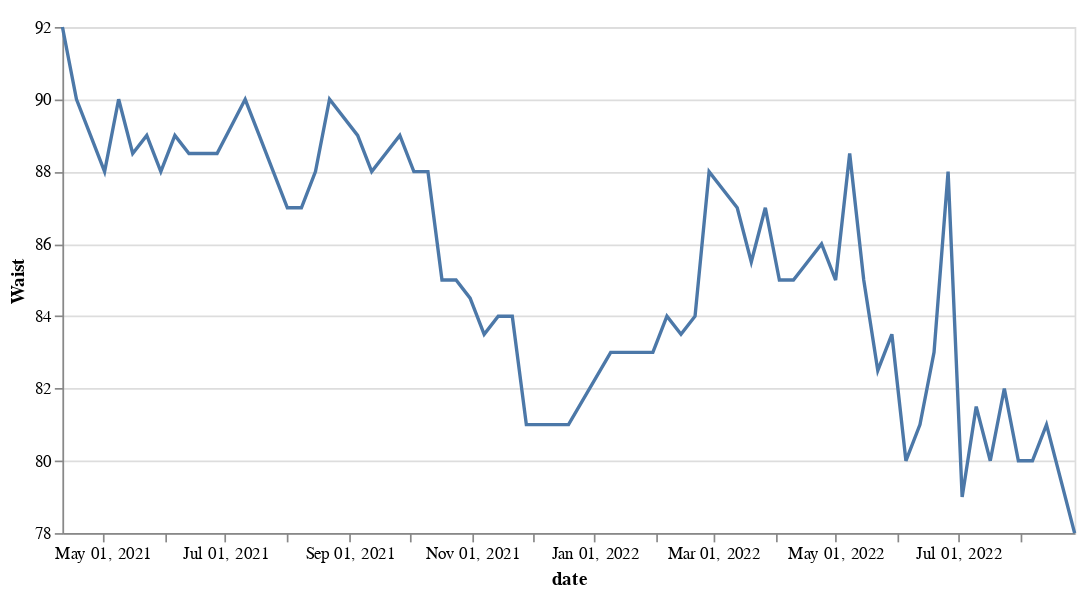

The notebook cell saved with this chart:
### Code cell
# Waist (lower is better)
chart = single.make_chart_with_hover_tool_tip(10)

chart

### Figure 1 — Vega-Lite specification as saved in the notebook (floating-point values rounded to 4 significant figures)
{"$schema": "https://vega.github.io/schema/vega-lite/v4.17.0.json", "config": {"view": {"continuousHeight": 300, "continuousWidth": 400}}, "data": {"name": "data-288610555ccefba1966a945b995354a2"}, "datasets": {"data-288610555ccefba1966a945b995354a2": [{"Waist": 92, "date": "2021-04-11T00:00:00"}, {"Waist": 90, "date": "2021-04-18T00:00:00"}, {"Waist": 89, "date": "2021-04-25T00:00:00"}, {"Waist": 88, "date": "2021-05-02T00:00:00"}, {"Waist": 90, "date": "2021-05-09T00:00:00"}, {"Waist": 88.5, "date": "2021-05-16T00:00:00"}, {"Waist": 89, "date": "2021-05-23T00:00:00"}, {"Waist": 88, "date": "2021-05-30T00:00:00"}, {"Waist": 89, "date": "2021-06-06T00:00:00"}, {"Waist": 88.5, "date": "2021-06-13T00:00:00"}, {"Waist": 88.5, "date": "2021-06-20T00:00:00"}, {"Waist": 88.5, "date": "2021-06-27T00:00:00"}, {"Waist": null, "date": "2021-07-04T00:00:00"}, {"Waist": 90, "date": "2021-07-11T00:00:00"}, {"Waist": 89, "date": "2021-07-18T00:00:00"}, {"Waist": 88, "date": "2021-07-25T00:00:00"}, {"Waist": 87, "date": "2021-08-01T00:00:00"}, {"Waist": 87, "date": "2021-08-08T00:00:00"}, {"Waist": 88, "date": "2021-08-15T00:00:00"}, {"Waist": 90, "date": "2021-08-22T00:00:00"}, {"Waist": 89, "date": "2021-09-05T00:00:00"}, {"Waist": 88, "date": "2021-09-12T00:00:00"}, {"Waist": 88.5, "date": "2021-09-19T00:00:00"}, {"Waist": 89, "date": "2021-09-26T00:00:00"}, {"Waist": 88, "date": "2021-10-03T00:00:00"}, {"Waist": 88, "date": "2021-10-10T00:00:00"}, {"Waist": 85, "date": "2021-10-17T00:00:00"}, {"Waist": 85, "date": "2021-10-24T00:00:00"}, {"Waist": 84.5, "date": "2021-10-31T00:00:00"}, {"Waist": 83.5, "date": "2021-11-07T00:00:00"}, {"Waist": 84, "date": "2021-11-14T00:00:00"}, {"Waist": 84, "date": "2021-11-21T00:00:00"}, {"Waist": 81, "date": "2021-11-28T00:00:00"}, {"Waist": 81, "date": "2021-12-12T00:00:00"}, {"Waist": 81, "date": "2021-12-19T00:00:00"}, {"Waist": 83, "date": "2022-01-09T00:00:00"}, {"Waist": 83, "date": "2022-01-30T00:00:00"}, {"Waist": 84, "date": "2022-02-06T00:00:00"}, {"Waist": 83.5, "date": "2022-02-13T00:00:00"}, {"Waist": 84, "date": "2022-02-20T00:00:00"}, {"Waist": 88, "date": "2022-02-27T00:00:00"}, {"Waist": 87.5, "date": "2022-03-06T00:00:00"}, {"Waist": 87, "date": "2022-03-13T00:00:00"}, {"Waist": 85.5, "date": "2022-03-20T00:00:00"}, {"Waist": 87, "date": "2022-03-27T00:00:00"}, {"Waist": 85, "date": "2022-04-03T00:00:00"}, {"Waist": 85, "date": "2022-04-10T00:00:00"}, {"Waist": null, "date": "2022-04-17T00:00:00"}, {"Waist": 86, "date": "2022-04-24T00:00:00"}, {"Waist": 85, "date": "2022-05-01T00:00:00"}, {"Waist": 88.5, "date": "2022-05-08T00:00:00"}, {"Waist": 85, "date": "2022-05-15T00:00:00"}, {"Waist": 82.5, "date": "2022-05-22T00:00:00"}, {"Waist": 83.5, "date": "2022-05-29T00:00:00"}, {"Waist": 80, "date": "2022-06-05T00:00:00"}, {"Waist": 81, "date": "2022-06-12T00:00:00"}, {"Waist": 83, "date": "2022-06-19T00:00:00"}, {"Waist": 88, "date": "2022-06-26T00:00:00"}, {"Waist": 79, "date": "2022-07-03T00:00:00"}, {"Waist": 81.5, "date": "2022-07-10T00:00:00"}, {"Waist": 80, "date": "2022-07-17T00:00:00"}, {"Waist": 82, "date": "2022-07-24T00:00:00"}, {"Waist": 80, "date": "2022-07-31T00:00:00"}, {"Waist": 80, "date": "2022-08-07T00:00:00"}, {"Waist": 81, "date": "2022-08-14T00:00:00"}, {"Waist": 79.5, "date": "2022-08-21T00:00:00"}, {"Waist": 78, "date": "2022-08-28T00:00:00"}]}, "height": 300, "layer": [{"encoding": {"tooltip": [{"field": "date", "type": "temporal"}, {"field": "Waist", "type": "quantitative"}], "x": {"axis": {"grid": false}, "field": "date", "sort": "-x", "timeUnit": "yearmonthdate", "title": "date", "type": "temporal"}, "y": {"field": "Waist", "impute": {"frame": [-1, 1], "method": "mean"}, "scale": {"zero": false}, "title": "Waist", "type": "quantitative"}}, "mark": "line"}, {"encoding": {"opacity": {"value": 0}, "x": {"axis": {"grid": false}, "field": "date", "sort": "-x", "timeUnit": "yearmonthdate", "title": "date", "type": "temporal"}}, "mark": "point", "selection": {"selector001": {"empty": "none", "fields": ["date"], "nearest": true, "on": "mouseover", "type": "single"}}}, {"encoding": {"opacity": {"condition": {"selection": "selector001", "value": 1}, "value": 0}, "tooltip": [{"field": "date", "type": "temporal"}, {"field": "Waist", "type": "quantitative"}], "x": {"axis": {"grid": false}, "field": "date", "sort": "-x", "timeUnit": "yearmonthdate", "title": "date", "type": "temporal"}, "y": {"field": "Waist", "impute": {"frame": [-1, 1], "method": "mean"}, "scale": {"zero": false}, "title": "Waist", "type": "quantitative"}}, "mark": "point"}, {"encoding": {"x": {"axis": {"grid": false}, "field": "date", "sort": "-x", "timeUnit": "yearmonthdate", "title": "date", "type": "temporal"}}, "mark": {"color": "gray", "type": "rule"}, "transform": [{"filter": {"selection": "selector001"}}]}, {"encoding": {"text": {"condition": {"field": "Waist", "selection": "selector001", "type": "quantitative"}, "value": " "}, "tooltip": [{"field": "date", "type": "temporal"}, {"field": "Waist", "type": "quantitative"}], "x": {"axis": {"grid": false}, "field": "date", "sort": "-x", "timeUnit": "yearmonthdate", "title": "date", "type": "temporal"}, "y": {"field": "Waist", "impute": {"frame": [-1, 1], "method": "mean"}, "scale": {"zero": false}, "title": "Waist", "type": "quantitative"}}, "mark": {"align": "left", "dx": 5, "dy": -5, "type": "text"}}], "width": 600}
